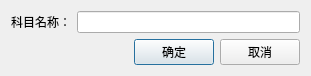
<?xml version="1.0" encoding="UTF-8"?>
<ui version="4.0">
 <class>AddCourseDlg</class>
 <widget class="QDialog" name="AddCourseDlg">
  <property name="geometry">
   <rect>
    <x>0</x>
    <y>0</y>
    <width>311</width>
    <height>75</height>
   </rect>
  </property>
  <property name="sizePolicy">
   <sizepolicy hsizetype="Preferred" vsizetype="Fixed">
    <horstretch>0</horstretch>
    <verstretch>0</verstretch>
   </sizepolicy>
  </property>
  <property name="maximumSize">
   <size>
    <width>311</width>
    <height>75</height>
   </size>
  </property>
  <property name="windowTitle">
   <string>添加科目</string>
  </property>
  <layout class="QGridLayout" name="gridLayout_2">
   <item row="0" column="0" colspan="3">
    <layout class="QGridLayout" name="gridLayout">
     <item row="0" column="0">
      <widget class="QLabel" name="label">
       <property name="text">
        <string>科目名称：</string>
       </property>
      </widget>
     </item>
     <item row="0" column="1">
      <widget class="QLineEdit" name="courseEdit"/>
     </item>
    </layout>
   </item>
   <item row="1" column="0">
    <spacer name="horizontalSpacer">
     <property name="orientation">
      <enum>Qt::Horizontal</enum>
     </property>
     <property name="sizeHint" stdset="0">
      <size>
       <width>128</width>
       <height>20</height>
      </size>
     </property>
    </spacer>
   </item>
   <item row="1" column="1">
    <widget class="QPushButton" name="okBtn">
     <property name="text">
      <string>确定</string>
     </property>
    </widget>
   </item>
   <item row="1" column="2">
    <widget class="QPushButton" name="cancelBtn">
     <property name="text">
      <string>取消</string>
     </property>
    </widget>
   </item>
  </layout>
 </widget>
 <layoutdefault spacing="6" margin="11"/>
 <resources/>
 <connections/>
</ui>
